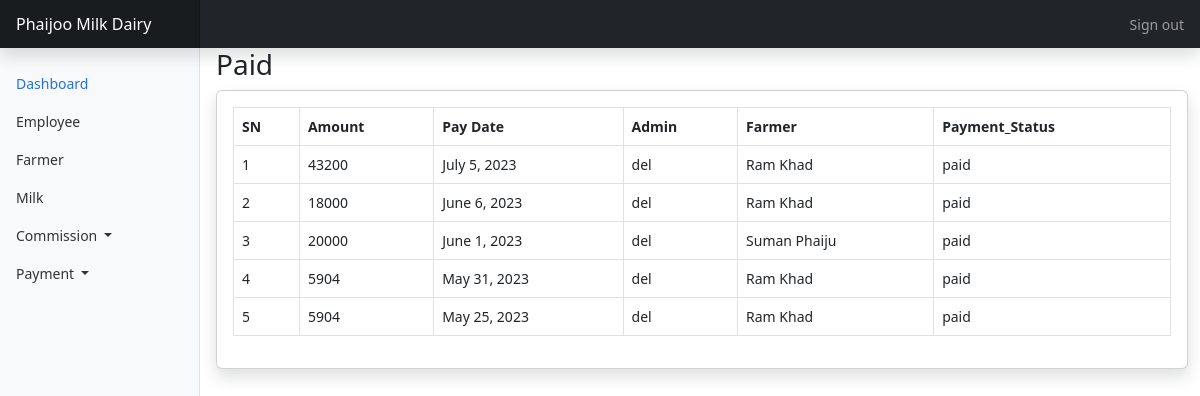
The app's page /dashboard/payments/paid (signed in) with its own data.
### dashboard/models.py (models this page shows, shortened)
class Payment(models.Model):
    amt = models.PositiveIntegerField()
    payment_date = models.DateField()
    status = models.CharField(max_length=10, choices=[('unpaid', 'Unpaid'), ('paid', 'Paid')], default='unpaid')
    emp_id = models.ForeignKey(
        EmployeeProfile,
        on_delete=models.CASCADE,
        related_name="payment",
        blank=True,
        null=True,
    )
    admin_id = models.ForeignKey(
        User,
        on_delete=models.CASCADE,
        related_name="payment_admin",
        blank=True,
        null=True
    )
    farmer_id = models.ForeignKey(
        FarmerProfile,
        on_delete=models.CASCADE,
        related_name="payment_farmer",
        blank=True,
        null=True
    )
    class Meta:
        verbose_name = "Payment"
        verbose_name_plural = "Payments"
        ordering = ("id",)

### user/models.py (models this page shows)
class User(AbstractUser):
    class Role(models.TextChoices):
        ADMIN = "ADMIN", "Admin"
        EMPLOYEE = "EMPLOYEE", "Employee"
        FARMER = "FARMER", "Farmer"
    role = models.CharField(max_length=50, choices=Role.choices, default=Role.ADMIN)

class FarmerProfile(models.Model):
    user = models.OneToOneField(
        User, on_delete=models.CASCADE, related_name="farmer", null=True
    )
    farmer_name = models.CharField(max_length=50)
    farmer_pwd = models.CharField(max_length=50)
    farmer_email = models.CharField(max_length=50)
    farmer_address = models.CharField(max_length=100)
    farmer_contact = models.PositiveBigIntegerField()
    admin_id = models.ForeignKey(
        User, on_delete=models.CASCADE, related_name="admin_farmer", blank=False
    )
    is_active = models.BooleanField(default=True)
    class Meta:
        verbose_name = "Farmer"
        verbose_name_plural = "Farmers"
        ordering = ("id",)
    def __str__(self):
        return self.farmer_name

### dashboard/views.py (the view)
# urls.py: path("payments/paid", views.paidListView, name="payments-paid"),
@login_required(login_url="/dashboard/accounts/login")
def paidListView(request):
    payments = Payment.objects.filter(status='paid').order_by('-payment_date')
    return render(request, "dashboard/payments/paid.html", {"payments": payments})

### dashboard/templates/dashboard/payments/paid.html
{% extends 'dashboard/base.html' %}
{% block main %}
                <h1 class="h3 mb-2 text-gray-800">Paid</h1>
                <div class="card shadow mb-4">
                    <div class="card-body">
                        <div class="table-responsive">
                            <table class="table table-bordered" id="dataTable" width="100%" cellspacing="0">
                                <thead>
                                    <tr>
                                        <th>SN</th>
                                        <th>Amount</th>
                                        <th>Pay Date</th>
                                        <th>Admin</th>
                                        <th>Farmer</th>
                                        <th>Payment_Status</th>
                                    </tr>
                                </thead>
                                <tbody>
                                    {% for payment in payments %}
                                    <tr>
                                        <td>{{ forloop.counter }}</td>
                                        <td>{{ payment.amt }}</td>
                                        <td>{{ payment.payment_date }}</td>
                                        <td>{{ payment.admin_id }}</td>
                                        <td>{{ payment.farmer_id }}</td>
                                        <td>{{ payment.status }}</td>
                                    </tr>
                                    {% endfor %}
                                </tbody>
                            </table>
                        </div>
                    </div>
                </div>
{% endblock main %}

### dashboard/static/dashboard/css/dashboard.css (style rules this page uses)
body { font-size: .875rem; }

### records on screen
Payment: amt "43200", payment_date "July 5, 2023", admin_id "del", farmer_id "Ram Khad", status "paid"
Payment: amt "18000", payment_date "June 6, 2023", admin_id "del", farmer_id "Ram Khad", status "paid"
Payment: amt "20000", payment_date "June 1, 2023", admin_id "del", farmer_id "Suman Phaiju", status "paid"
Payment: amt "5904", payment_date "May 31, 2023", admin_id "del", farmer_id "Ram Khad", status "paid"
Payment: amt "5904", payment_date "May 25, 2023", admin_id "del", farmer_id "Ram Khad", status "paid"
